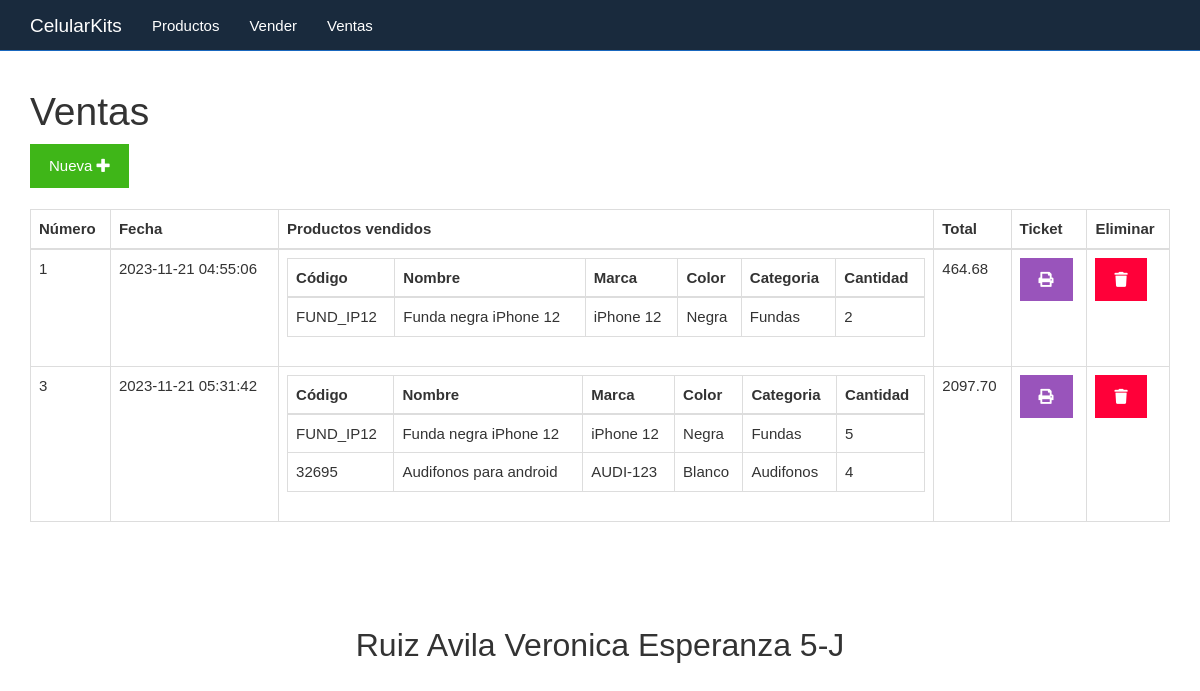
Page /ventas.php on the committed database.
### tables this page shows
CREATE TABLE `ventas` (
  `id` bigint(20) UNSIGNED NOT NULL,
  `fecha` datetime NOT NULL,
  `total` decimal(7,2) DEFAULT NULL
);

### ventas.php (the view)
<?php include_once "encabezado.php" ?>
<?php
include_once "base_de_datos.php";
$sentencia = $base_de_datos->query("SELECT ventas.total, ventas.fecha, ventas.id, GROUP_CONCAT(	productos.codigo, '..',  productos.nombre, '..',  productos.categoria, '..',  productos.marca, '..',  productos.color, '..' ,  productos_vendidos.cantidad SEPARATOR '__') AS productos FROM ventas INNER JOIN productos_vendidos ON productos_vendidos.id_venta = ventas.id INNER JOIN productos ON productos.id = productos_vendidos.id_producto GROUP BY ventas.id ORDER BY ventas.id;");
$ventas = $sentencia->fetchAll(PDO::FETCH_OBJ);
?>
	<div class="col-xs-12">
		<h1>Ventas</h1>
		<div>
			<a class="btn btn-success" href="./vender.php">Nueva <i class="fa fa-plus"></i></a>
		</div>
		<br>
		<table class="table table-bordered">
			<thead>
				<tr>
					<th>Número</th>
					<th>Fecha</th>
					<th>Productos vendidos</th>
					<th>Total</th>
					<th>Ticket</th>
					<th>Eliminar</th>
				</tr>
			</thead>
			<tbody>
				<?php foreach($ventas as $venta){ ?>
				<tr>
					<td><?php echo $venta->id ?></td>
					<td><?php echo $venta->fecha ?></td>
					<td>
						<table class="table table-bordered">
							<thead>
								<tr>
									<th>Código</th>
									<th>Nombre</th>
									<th>Marca</th>
									<th>Color</th>
									<th>Categoria</th>
									<th>Cantidad</th>
								</tr>
							</thead>
							<tbody>
								<?php foreach(explode("__", $venta->productos) as $productosConcatenados){
								$producto = explode("..", $productosConcatenados)
								?>
								<tr>
									<td><?php echo $producto[0] ?></td>
									<td><?php echo $producto[1] ?></td>
									<td><?php echo $producto[3] ?></td>
									<td><?php echo $producto[4] ?></td>
									<td><?php echo $producto[2] ?></td>
									<td><?php echo $producto[5] ?></td>
								</tr>
								<?php } ?>
							</tbody>
						</table>
					</td>
					<td><?php echo $venta->total ?></td>
					<td><a class="btn btn-info" href="<?php echo "imprimirTicket.php?id=" . $venta->id?>"><i class="fa fa-print"></i></a></td>
					<td><a class="btn btn-danger" href="<?php echo "eliminarVenta.php?id=" . $venta->id?>"><i class="fa fa-trash"></i></a></td>
				</tr>
				<?php } ?>
			</tbody>
		</table>
	</div>
<?php include_once "pie.php" ?>

### css/estilo.css (style rules this page uses)
body { padding-top: 70px; }

### rows in the picture
ventas: id "1", fecha "2023-11-21 04:55:06", producto "FUND_IP12", producto "Funda negra iPhone 12", producto "iPhone 12", producto "Negra", producto "Fundas", producto "2", total "464.68"
ventas: id "3", fecha "2023-11-21 05:31:42", producto "FUND_IP12", producto "Funda negra iPhone 12", producto "iPhone 12", producto "Negra", producto "Fundas", producto "5", producto "32695", producto "Audifonos para android", producto "AUDI-123", producto "Blanco", producto "Audifonos", producto "4", total "2097.70"
